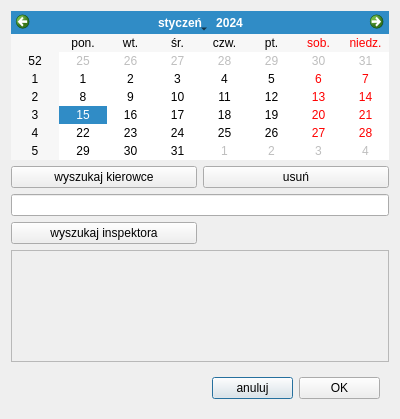
<?xml version="1.0" encoding="UTF-8"?>
<ui version="4.0">
 <class>DialogEditInspection</class>
 <widget class="QDialog" name="DialogEditInspection">
  <property name="geometry">
   <rect>
    <x>0</x>
    <y>0</y>
    <width>400</width>
    <height>419</height>
   </rect>
  </property>
  <property name="windowTitle">
   <string>Dialog</string>
  </property>
  <layout class="QGridLayout" name="gridLayout">
   <item row="6" column="1">
    <widget class="QWidget" name="widget" native="true">
     <layout class="QHBoxLayout" name="horizontalLayout">
      <item>
       <widget class="QPushButton" name="btnCancel">
        <property name="text">
         <string>anuluj</string>
        </property>
        <property name="icon">
         <iconset theme="QIcon::ThemeIcon::WindowClose"/>
        </property>
       </widget>
      </item>
      <item>
       <widget class="QPushButton" name="btnOk">
        <property name="text">
         <string>OK</string>
        </property>
       </widget>
      </item>
     </layout>
    </widget>
   </item>
   <item row="2" column="0" colspan="2">
    <widget class="QLineEdit" name="driverLineEdit">
     <property name="readOnly">
      <bool>false</bool>
     </property>
    </widget>
   </item>
   <item row="1" column="1">
    <widget class="QPushButton" name="btnRemoveDriver">
     <property name="text">
      <string>usuń</string>
     </property>
    </widget>
   </item>
   <item row="1" column="0">
    <widget class="QPushButton" name="btnGetDriver">
     <property name="text">
      <string>wyszukaj kierowce</string>
     </property>
    </widget>
   </item>
   <item row="4" column="0" colspan="2">
    <widget class="QScrollArea" name="inspectorsScrollArea">
     <property name="widgetResizable">
      <bool>true</bool>
     </property>
     <widget class="QWidget" name="inspectorsContent">
      <property name="geometry">
       <rect>
        <x>0</x>
        <y>0</y>
        <width>380</width>
        <height>68</height>
       </rect>
      </property>
      <layout class="QVBoxLayout" name="verticalLayout">
       <item>
        <spacer name="verticalSpacer">
         <property name="orientation">
          <enum>Qt::Orientation::Vertical</enum>
         </property>
         <property name="sizeHint" stdset="0">
          <size>
           <width>20</width>
           <height>47</height>
          </size>
         </property>
        </spacer>
       </item>
      </layout>
     </widget>
    </widget>
   </item>
   <item row="3" column="0">
    <widget class="QPushButton" name="btnGetInspector">
     <property name="text">
      <string>wyszukaj inspektora</string>
     </property>
    </widget>
   </item>
   <item row="0" column="0" colspan="2">
    <widget class="QCalendarWidget" name="plannedDateCalendar">
     <property name="sizePolicy">
      <sizepolicy hsizetype="Preferred" vsizetype="Minimum">
       <horstretch>0</horstretch>
       <verstretch>0</verstretch>
      </sizepolicy>
     </property>
     <property name="minimumSize">
      <size>
       <width>0</width>
       <height>0</height>
      </size>
     </property>
     <property name="baseSize">
      <size>
       <width>0</width>
       <height>0</height>
      </size>
     </property>
     <property name="locale">
      <locale language="Polish" country="Poland"/>
     </property>
     <property name="gridVisible">
      <bool>false</bool>
     </property>
    </widget>
   </item>
  </layout>
 </widget>
 <resources/>
 <connections/>
</ui>
